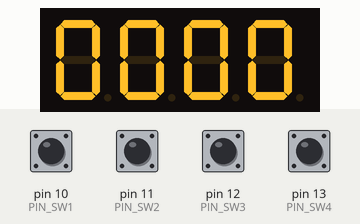
Bench run of a sketch on a simulated Arduino Uno, built with avr-gcc and run on an emulated ATmega328P. On the bench: 4-digit seven-segment display. The test bench sets the inputs (shaded band); at power-on: pin 10 (PIN_SW1), pin 11 (PIN_SW2), pin 12 (PIN_SW3), pin 13 (PIN_SW4) LOW.

Above: at 8.7 s.
8.8 s: pin 10 (PIN_SW1) pulled HIGH for 0.15 s
At 8.87 s:
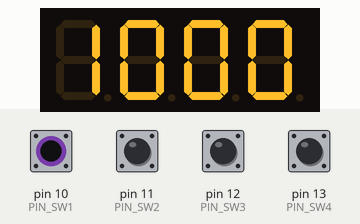
10.4 s: pin 11 (PIN_SW2) pulled HIGH for 0.15 s
At 10.47 s:
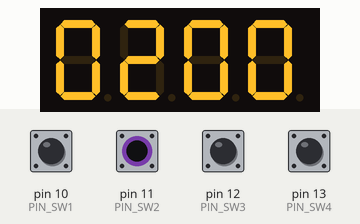
12.0 s: pin 12 (PIN_SW3) pulled HIGH for 0.15 s
At 12.07 s:
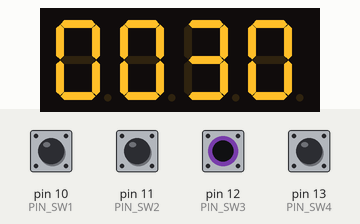
13.6 s: pin 13 (PIN_SW4) pulled HIGH for 0.15 s
At 13.67 s:
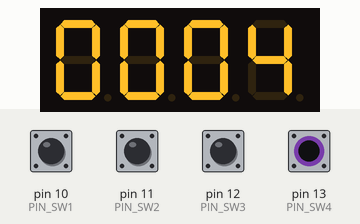
Timing chart, 0 to 16.2 s (numbered marks = the images above; inputs shaded):
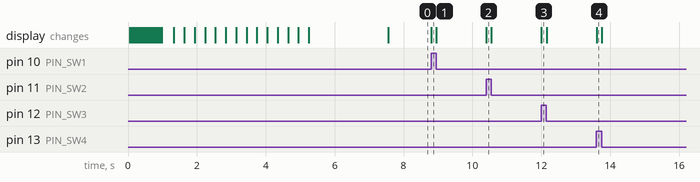

The sketch:

button_test.ino
```cpp
#include <SevenSegmentTM1637.h>

// Define display pins and initialize object
const int PIN_CLK = 4;
const int PIN_DIO = 5;
SevenSegmentTM1637 display(PIN_CLK, PIN_DIO);

// Define footswitch pins
const int PIN_SW1 = 10;
const int PIN_SW2 = 11;
const int PIN_SW3 = 12;
const int PIN_SW4 = 13;


void setup() {

  // Initialize footswitch pins as inputs
  pinMode(PIN_SW1, INPUT);
  pinMode(PIN_SW2, INPUT);
  pinMode(PIN_SW3, INPUT);
  pinMode(PIN_SW4, INPUT);

  // Initialize display
  Serial.begin(9600);
  display.begin();
  display.setBacklight(100);
  display.setColonOn(false);
  display.print("    STARTING...    ");
  delay(2000);
  display.clear();

  display.print("----");

}

void loop() {
  String disp = "";

  if(digitalRead(PIN_SW1)==HIGH){
    disp = disp + "1";
  }else{
    disp = disp + "0";
  }

  if(digitalRead(PIN_SW2)==HIGH){
    disp = disp + "2";
  }else{
    disp = disp + "0";
  }

  if(digitalRead(PIN_SW3)==HIGH){
    disp = disp + "3";
  }else{
    disp = disp + "0";
  }

  if(digitalRead(PIN_SW4)==HIGH){
    disp = disp + "4";
  }else{
    disp = disp + "0";
  }

  display.print(disp);
}
```

Measured:
- after the input at 8.8 s, the display: changes at once (image 1)
- after the input at 10.4 s, the display: changes at once (image 2)
- after the input at 12.0 s, the display: changes at once (image 3)
- after the input at 13.6 s, the display: changes at once (image 4)
